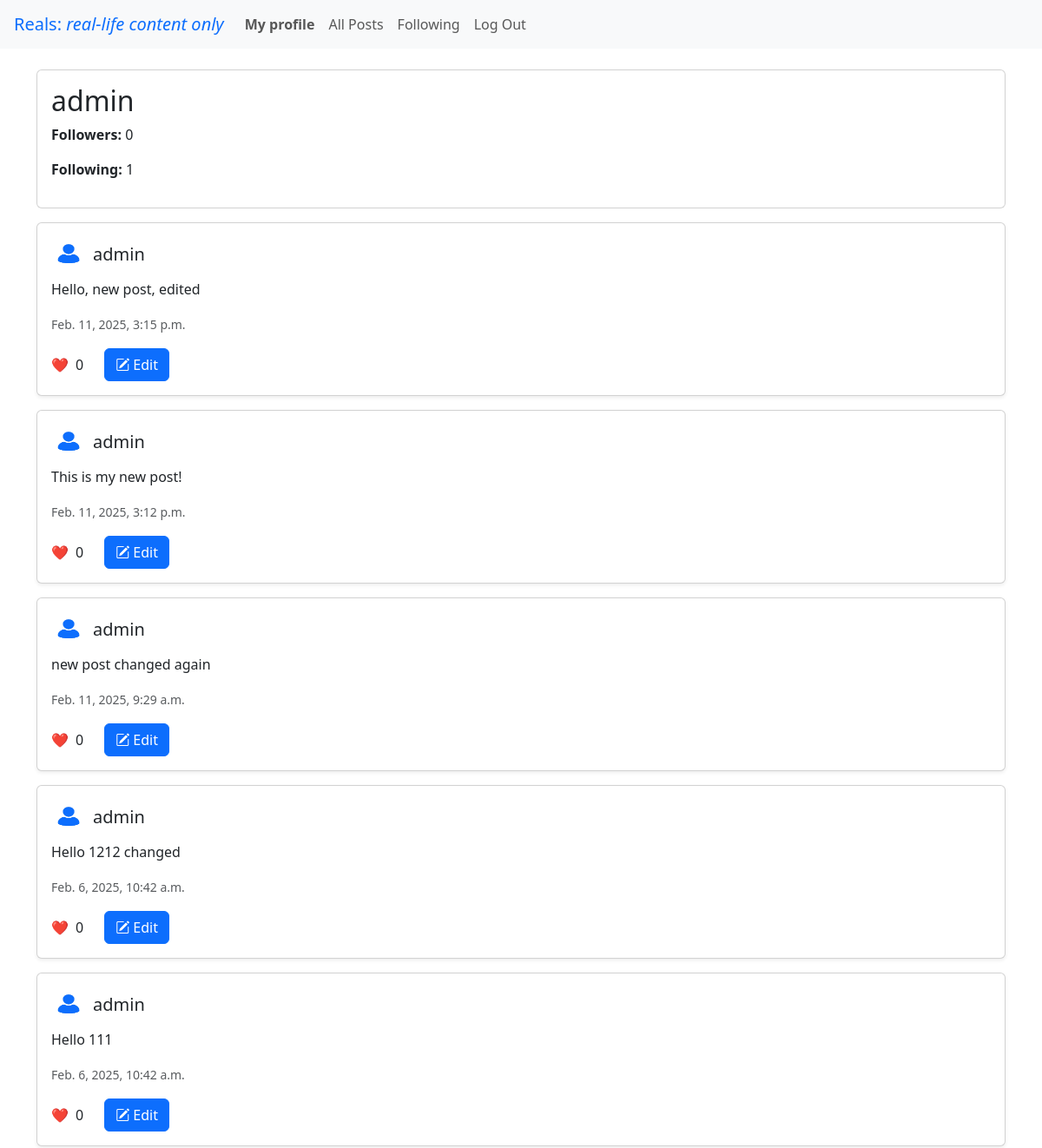
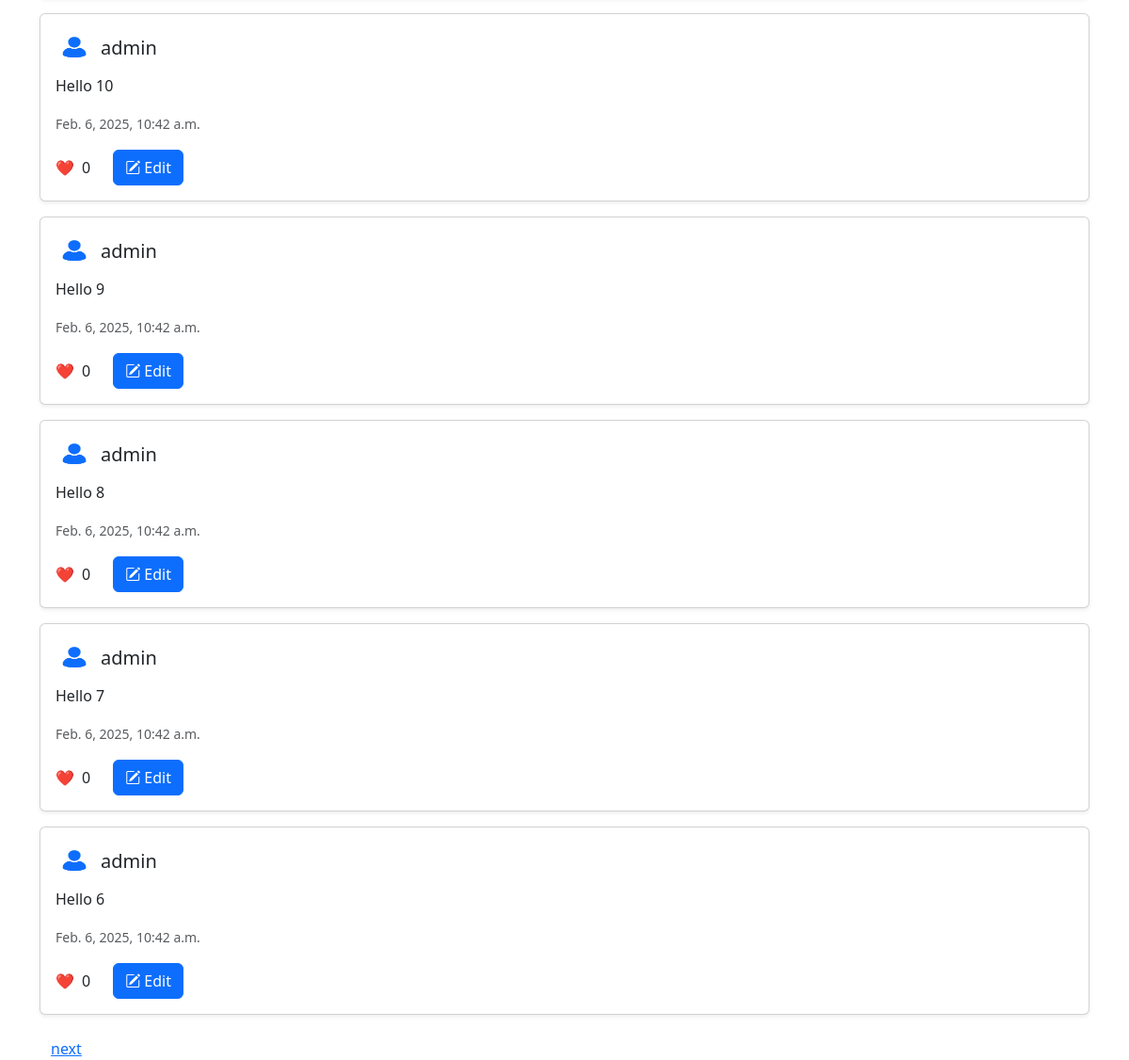
Page /profile/1/ (signed in) on the committed database (2 pictures, top to bottom).
### network/models.py (models this page shows, shortened)
class User(AbstractUser):
    pass

class Post(models.Model):
    user = models.ForeignKey(User, on_delete=models.CASCADE, related_name="posts")
    content = models.TextField(max_length=1000)
    timestamp = models.DateTimeField(auto_now_add=True)
    active = models.BooleanField(default=True) # the admin can block users
    def like_count(self):
        return self.likes.count()
    class Meta:
        ordering = ['-timestamp']

### network/views.py (the view)
# urls.py: path('profile/<int:user_id>/', views.profile, name='profile'),
@login_required
def profile(request, user_id):
    user = get_object_or_404(User, id=user_id)
    posts = Post.objects.filter(user=user)
    following = Following.objects.filter(follower=request.user, followed=user).exists()
    paginator = Paginator(posts, 10)  # display 10 posts at a time
    page_number = request.GET.get('page')
    page_obj = paginator.get_page(page_number)
    post_data = []
    for post in page_obj:
        unlike_option = Like.objects.filter(post=post, user=request.user).exists() # the user had already liked hte post and can now unlike it
        post_data.append({
            'post': post,
            'unlike_option': unlike_option
        })
    return render(request, 'network/profile.html', {'profile_user':user, 'unfollow_option': following, 'page_obj': page_obj, 'posts': post_data})

### network/templates/network/profile.html (shortened to what this page needs)
{% extends "network/layout.html" %}
{% block body %}
    <div class="container mt-4">
        <div class="card mb-3">
            <div class="card-body">
                <h2>{{ profile_user.username }}</h2>
                <p><strong>Followers:</strong> {{ profile_user.followers.count }}</p>
                <p><strong>Following:</strong> {{ profile_user.followed_accounts.count }}</p>
            </div>
        </div>
        {% include 'network/partials/posts.html' %}
{% endblock %}

### network/templates/network/partials/post.html (shortened to what this page needs)
{% load static %}
<div id="post-{{ post_dict.post.id }}" class="card mb-3 shadow-sm rounded">
    <div class="card-body">
        <div class="d-flex align-items-center">
            <img src="{% static 'network/network_profile_user.jpg' %}" alt="Profile" class="rounded-circle me-2" width="40" height="40">
            <h5 class="card-title mb-0">
                {% with post_dict.post.user.id as user_id %}
                <a href="{% url 'profile' user_id=user_id %}" class="text-dark text-decoration-none">
                    {% endwith %}
                    {{ post_dict.post.user.username }}
                </a>
            </h5>
        </div>
        <p class="mt-2">{{ post_dict.post.content }}</p>
        <small class="text-muted">{{ post_dict.post.timestamp }}</small>
        {% if user.is_authenticated %}
        <div class="d-flex align-items-center mt-3">
            <span  class="text-danger me-2">❤️</span> <span id="like-count-{{post_dict.post.id}}" class="me-3">{{ post_dict.post.like_count }}</span>
            {% if user == post_dict.post.user %}
                <button class="btn btn-primary mx-2"
                        hx-get="{% url 'edit_post' post_id=post_dict.post.id %}"
                        hx-target="#post-{{ post_dict.post.id }}"
                        hx-swap="outerHTML"
                        id="edit-btn">
                    <i class="bi bi-pencil-square"></i> Edit
                </button>
            {% endif %}
        </div>
        {% endif %}
        </div>
</div>

### rows in the picture
User: username "admin", followers.count "0", followed_accounts.count "1"
Post: post.user.username "admin", post.content "Hello, new post, edited", post.timestamp "Feb. 11, 2025, 3:15 p.m.", post.like_count "0"
Post: post.user.username "admin", post.content "This is my new post!", post.timestamp "Feb. 11, 2025, 3:12 p.m.", post.like_count "0"
Post: post.user.username "admin", post.content "new post changed again", post.timestamp "Feb. 11, 2025, 9:29 a.m.", post.like_count "0"
Post: post.user.username "admin", post.content "Hello 1212 changed", post.timestamp "Feb. 6, 2025, 10:42 a.m.", post.like_count "0"
Post: post.user.username "admin", post.content "Hello 111", post.timestamp "Feb. 6, 2025, 10:42 a.m.", post.like_count "0"
Post: post.user.username "admin", post.content "Hello 10", post.timestamp "Feb. 6, 2025, 10:42 a.m.", post.like_count "0"
Post: post.user.username "admin", post.content "Hello 9", post.timestamp "Feb. 6, 2025, 10:42 a.m.", post.like_count "0"
Post: post.user.username "admin", post.content "Hello 8", post.timestamp "Feb. 6, 2025, 10:42 a.m.", post.like_count "0"
Post: post.user.username "admin", post.content "Hello 7", post.timestamp "Feb. 6, 2025, 10:42 a.m.", post.like_count "0"
Post: post.user.username "admin", post.content "Hello 6", post.timestamp "Feb. 6, 2025, 10:42 a.m.", post.like_count "0"
